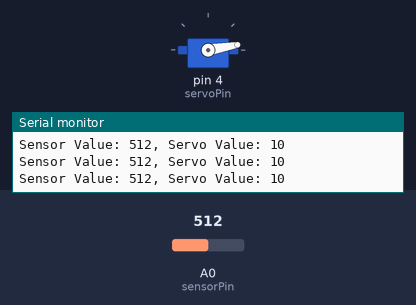
This sketch was run on a simulated Arduino Uno, built with avr-gcc and run on an emulated ATmega328P. On the bench: servo, the last lines printed to the serial monitor. The inputs (shaded band) are chosen by the test bench; at power-on: A0 (sensorPin) = 512.

Above: at 1.4 s.
1.5 s: A0 (sensorPin) set to 716
At 2.4 s:
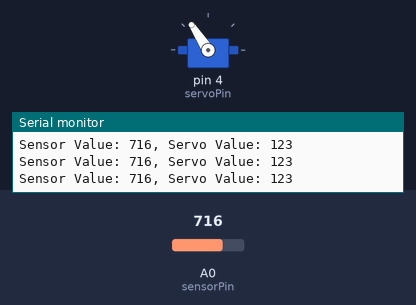
3.0 s: A0 (sensorPin) set to 900
At 3.7 s:
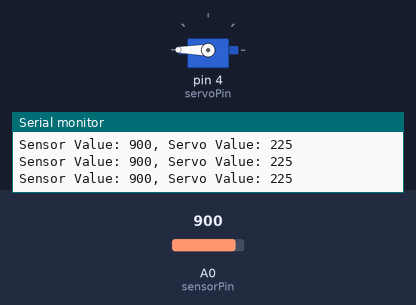
4.5 s: A0 (sensorPin) set to 511
At 5.1 s:
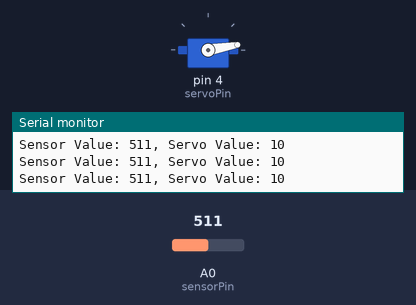
6.0 s: A0 (sensorPin) set to 1023
At 6.4 s:
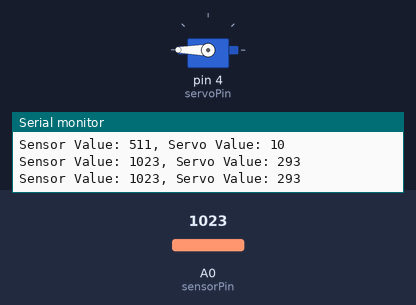
Timing chart, 0 to 8.5 s (numbered marks = the images above; inputs shaded):
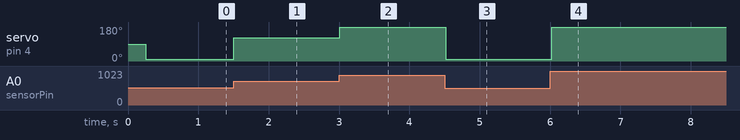

Measured:
- after the input at 1.5 s, servo on pin 4 (servoPin): 10° → 123° at once
- after the input at 3.0 s, servo on pin 4 (servoPin): 123° → 180° at once
- after the input at 4.5 s, servo on pin 4 (servoPin): 180° → 10° at once
- after the input at 6.0 s, servo on pin 4 (servoPin): 10° → 180° at once

The sketch:

V4.ino
```cpp
#include <Servo.h>

int sensorPin = A0;    // select the input pin for the sensor
int sensorValue = 0;   // variable to store the sensor value
int servoPin = 4;          // select the pin for the servo
int servoMin = 10;          // minimum servo position
int servoMax = 170;        // maximum servo position
Servo myservo;             // create servo object to control a servo
int beg_val = 0;
void setup() {
  Serial.begin(115200);  // start the serial communication with a baud rate of 9600
  myservo.attach(servoPin);
  beg_val = analogRead(sensorPin);
  Serial.print("starting value: ");
  Serial.println(beg_val);
    delay(250);                           // wait 100 milliseconds

}


// PLACE SENSORS WHITE RED BLACK white on muscle, red on muscle head, and black on ground

void loop() {
  sensorValue = analogRead(sensorPin);  // read the sensor value
  int servoPos = map(sensorValue, beg_val, 800, servoMin, servoMax); // map the sensor value to a servo position
  if (servoPos < 0)
    servoPos = 0;
  myservo.write(servoPos);  // move the servo to the new position
  Serial.print("Sensor Value: ");
  Serial.print(sensorValue); // send the sensor value to the serial monitor
  Serial.print(", ");
  Serial.print("Servo Value: ");
  Serial.println(servoPos);
  delay(250);                           // wait 100 milliseconds
}
```
